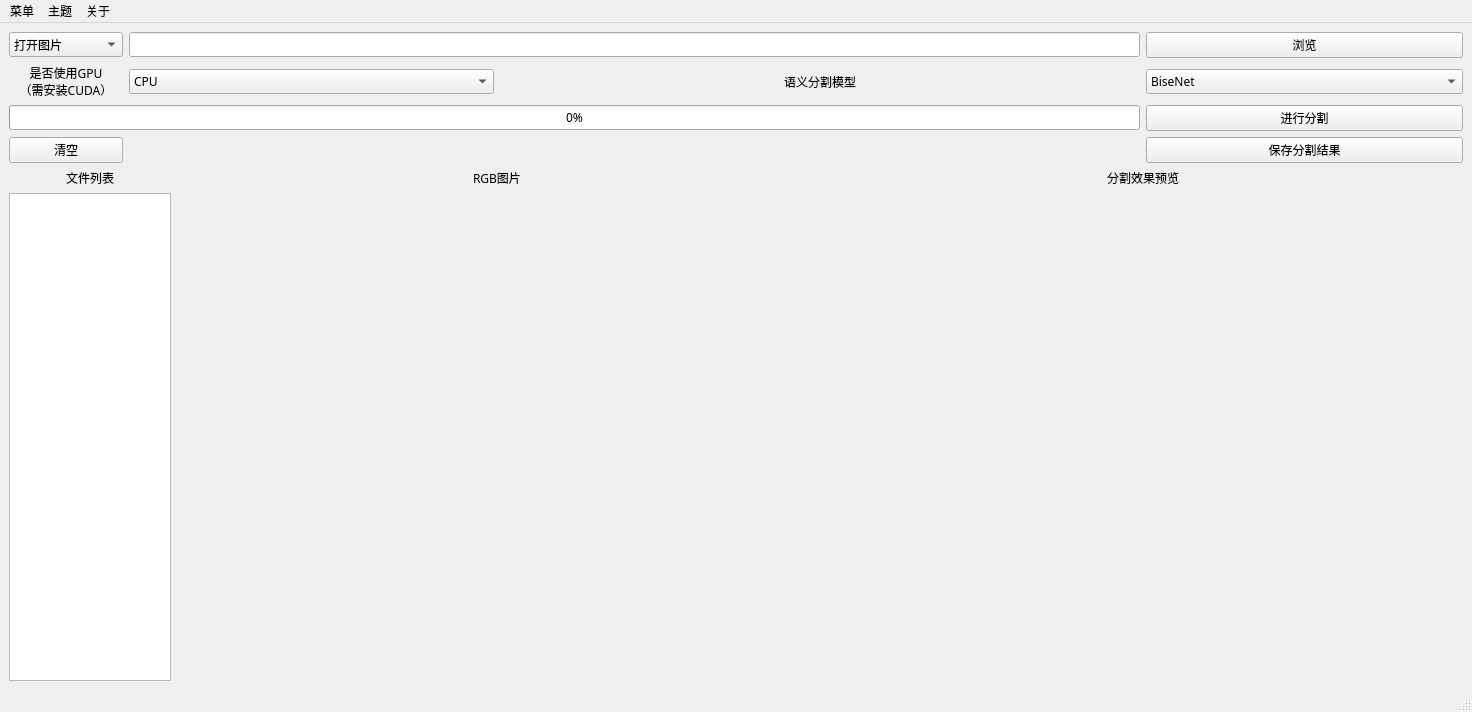
<?xml version="1.0" encoding="UTF-8"?>
<ui version="4.0">
 <class>MainWindow</class>
 <widget class="QMainWindow" name="MainWindow">
  <property name="geometry">
   <rect>
    <x>0</x>
    <y>0</y>
    <width>1472</width>
    <height>712</height>
   </rect>
  </property>
  <property name="minimumSize">
   <size>
    <width>1472</width>
    <height>712</height>
   </size>
  </property>
  <property name="maximumSize">
   <size>
    <width>1472</width>
    <height>712</height>
   </size>
  </property>
  <property name="font">
   <font>
    <family>微软雅黑</family>
   </font>
  </property>
  <property name="windowTitle">
   <string>自动语义分割</string>
  </property>
  <widget class="QWidget" name="centralwidget">
   <layout class="QVBoxLayout" name="verticalLayout">
    <item>
     <layout class="QGridLayout" name="gridLayout">
      <item row="2" column="0" colspan="5">
       <widget class="QProgressBar" name="progressBar">
        <property name="value">
         <number>0</number>
        </property>
       </widget>
      </item>
      <item row="4" column="0" colspan="2">
       <widget class="QLabel" name="label_2">
        <property name="font">
         <font>
          <family>微软雅黑</family>
         </font>
        </property>
        <property name="text">
         <string>文件列表</string>
        </property>
        <property name="textFormat">
         <enum>Qt::PlainText</enum>
        </property>
        <property name="alignment">
         <set>Qt::AlignCenter</set>
        </property>
       </widget>
      </item>
      <item row="4" column="4" colspan="2">
       <widget class="QLabel" name="label_3">
        <property name="font">
         <font>
          <family>微软雅黑</family>
         </font>
        </property>
        <property name="text">
         <string>分割效果预览</string>
        </property>
        <property name="textFormat">
         <enum>Qt::PlainText</enum>
        </property>
        <property name="alignment">
         <set>Qt::AlignCenter</set>
        </property>
       </widget>
      </item>
      <item row="1" column="1" colspan="2">
       <widget class="QComboBox" name="gpu_combo_box">
        <property name="toolTip">
         <string>CPU处理一幅图像较慢，视硬件不同大概需要20秒到1分钟，请耐心等待；
使用GPU需安装CUDA环境否则仍然会用CPU进行处理，且显存小于8GB的显卡在处理某些图像时可能会爆显存而输出错误的分割结果，这种情况下请尝试使用CPU处理该图片</string>
        </property>
        <item>
         <property name="text">
          <string>CPU</string>
         </property>
        </item>
        <item>
         <property name="text">
          <string>GPU</string>
         </property>
        </item>
       </widget>
      </item>
      <item row="1" column="3" colspan="2">
       <widget class="QLabel" name="label_4">
        <property name="font">
         <font>
          <family>微软雅黑</family>
         </font>
        </property>
        <property name="text">
         <string>语义分割模型</string>
        </property>
        <property name="textFormat">
         <enum>Qt::PlainText</enum>
        </property>
        <property name="alignment">
         <set>Qt::AlignCenter</set>
        </property>
       </widget>
      </item>
      <item row="3" column="5">
       <widget class="QPushButton" name="save_seg_button">
        <property name="enabled">
         <bool>true</bool>
        </property>
        <property name="font">
         <font>
          <family>微软雅黑</family>
         </font>
        </property>
        <property name="text">
         <string>保存分割结果</string>
        </property>
       </widget>
      </item>
      <item row="5" column="4" colspan="2">
       <widget class="QLabel" name="show_layers">
        <property name="minimumSize">
         <size>
          <width>640</width>
          <height>480</height>
         </size>
        </property>
        <property name="maximumSize">
         <size>
          <width>640</width>
          <height>480</height>
         </size>
        </property>
        <property name="text">
         <string/>
        </property>
       </widget>
      </item>
      <item row="0" column="1" colspan="4">
       <widget class="QLineEdit" name="lineEdit">
        <property name="sizePolicy">
         <sizepolicy hsizetype="Expanding" vsizetype="Fixed">
          <horstretch>10</horstretch>
          <verstretch>0</verstretch>
         </sizepolicy>
        </property>
       </widget>
      </item>
      <item row="4" column="2" colspan="2">
       <widget class="QLabel" name="label_5">
        <property name="font">
         <font>
          <family>微软雅黑</family>
         </font>
        </property>
        <property name="text">
         <string>RGB图片</string>
        </property>
        <property name="textFormat">
         <enum>Qt::PlainText</enum>
        </property>
        <property name="alignment">
         <set>Qt::AlignCenter</set>
        </property>
       </widget>
      </item>
      <item row="1" column="5">
       <widget class="QComboBox" name="model_combo_box">
        <property name="toolTip">
         <string/>
        </property>
        <property name="currentIndex">
         <number>0</number>
        </property>
        <item>
         <property name="text">
          <string>BiseNet</string>
         </property>
        </item>
        <item>
         <property name="text">
          <string>SINet</string>
         </property>
        </item>
        <item>
         <property name="text">
          <string>FastDVFN</string>
         </property>
        </item>
       </widget>
      </item>
      <item row="3" column="0">
       <widget class="QPushButton" name="output_empty_button">
        <property name="text">
         <string>清空</string>
        </property>
       </widget>
      </item>
      <item row="0" column="0">
       <widget class="QComboBox" name="open_pic_combo_box">
        <item>
         <property name="text">
          <string>打开图片</string>
         </property>
        </item>
        <item>
         <property name="text">
          <string>打开图片文件夹</string>
         </property>
        </item>
        <item>
         <property name="text">
          <string>打开摄像头</string>
         </property>
        </item>
       </widget>
      </item>
      <item row="1" column="0">
       <widget class="QLabel" name="label">
        <property name="font">
         <font>
          <family>微软雅黑</family>
         </font>
        </property>
        <property name="text">
         <string>是否使用GPU
（需安装CUDA）</string>
        </property>
        <property name="textFormat">
         <enum>Qt::PlainText</enum>
        </property>
        <property name="alignment">
         <set>Qt::AlignCenter</set>
        </property>
       </widget>
      </item>
      <item row="2" column="5">
       <widget class="QPushButton" name="seg_confirm_button">
        <property name="font">
         <font>
          <family>微软雅黑</family>
         </font>
        </property>
        <property name="text">
         <string>进行分割</string>
        </property>
       </widget>
      </item>
      <item row="5" column="0" colspan="2">
       <widget class="QListView" name="listView">
        <property name="sizePolicy">
         <sizepolicy hsizetype="Expanding" vsizetype="Expanding">
          <horstretch>10</horstretch>
          <verstretch>30</verstretch>
         </sizepolicy>
        </property>
       </widget>
      </item>
      <item row="0" column="5">
       <widget class="QPushButton" name="browser_button">
        <property name="font">
         <font>
          <family>微软雅黑</family>
         </font>
        </property>
        <property name="text">
         <string>浏览</string>
        </property>
       </widget>
      </item>
      <item row="5" column="2" colspan="2">
       <widget class="QLabel" name="rgb_layers">
        <property name="minimumSize">
         <size>
          <width>640</width>
          <height>480</height>
         </size>
        </property>
        <property name="maximumSize">
         <size>
          <width>640</width>
          <height>480</height>
         </size>
        </property>
        <property name="text">
         <string/>
        </property>
       </widget>
      </item>
     </layout>
    </item>
   </layout>
  </widget>
  <widget class="QMenuBar" name="menubar">
   <property name="geometry">
    <rect>
     <x>0</x>
     <y>0</y>
     <width>1472</width>
     <height>23</height>
    </rect>
   </property>
   <widget class="QMenu" name="menu">
    <property name="title">
     <string>菜单</string>
    </property>
    <addaction name="open_pic"/>
    <addaction name="open_pic_folder"/>
    <addaction name="open_cam"/>
    <addaction name="separator"/>
    <addaction name="save_seg"/>
    <addaction name="separator"/>
    <addaction name="exit"/>
   </widget>
   <widget class="QMenu" name="menu_2">
    <property name="title">
     <string>主题</string>
    </property>
    <addaction name="action_dark"/>
    <addaction name="action_light"/>
   </widget>
   <widget class="QMenu" name="menu_3">
    <property name="title">
     <string>关于</string>
    </property>
    <addaction name="author"/>
   </widget>
   <addaction name="menu"/>
   <addaction name="menu_2"/>
   <addaction name="menu_3"/>
  </widget>
  <widget class="QStatusBar" name="statusbar"/>
  <action name="open_pic">
   <property name="icon">
    <iconset>
     <normaloff>:/dark/sizegrip.svg</normaloff>:/dark/sizegrip.svg</iconset>
   </property>
   <property name="text">
    <string>打开图片</string>
   </property>
  </action>
  <action name="save_seg">
   <property name="icon">
    <iconset>
     <normaloff>:/light/undock-hover.svg</normaloff>:/light/undock-hover.svg</iconset>
   </property>
   <property name="text">
    <string>保存分割结果</string>
   </property>
  </action>
  <action name="exit">
   <property name="icon">
    <iconset>
     <normaloff>:/dark/close-pressed.svg</normaloff>:/dark/close-pressed.svg</iconset>
   </property>
   <property name="text">
    <string>退出</string>
   </property>
  </action>
  <action name="action_dark">
   <property name="text">
    <string>dark</string>
   </property>
  </action>
  <action name="action_light">
   <property name="text">
    <string>light</string>
   </property>
  </action>
  <action name="author">
   <property name="text">
    <string>作者信息</string>
   </property>
  </action>
  <action name="open_pic_folder">
   <property name="icon">
    <iconset>
     <normaloff>:/dark/vmovetoolbar.svg</normaloff>:/dark/vmovetoolbar.svg</iconset>
   </property>
   <property name="text">
    <string>打开图片文件夹</string>
   </property>
  </action>
  <action name="open_cam">
   <property name="text">
    <string>打开摄像头</string>
   </property>
   <property name="iconText">
    <string>打开摄像头</string>
   </property>
  </action>
 </widget>
 <resources/>
 <connections/>
</ui>
